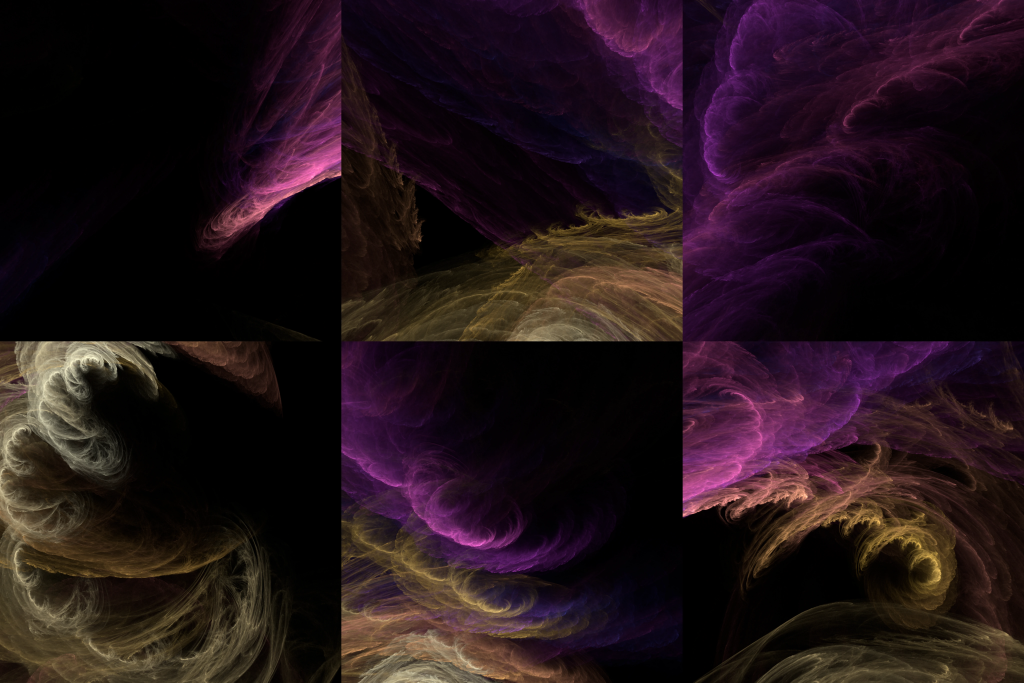
#> input picture godot/art/skies/ember.webp, 6144 x 4096 px (shown at 1/6 size)
$ python -i sky_compare.py   (imports and definitions only)
#> lines starting #> are read from the running program, lines starting #| are printed output that depends on the picture
#!/usr/bin/env python3
"""A SKY preset against the live equirect it was made from, look by look.

tools/sky_bake.sh bake writes baked_<name>_<look>.png (the 8192 equirect through the live
path) and tools/sky_bake.sh preview writes cube_<name>_<look>.png (the imported cubemap
through the preset path), from the same camera. For each look this prints the correlation of
their luminance after a small blur (the cube is 2048 a face, so detail finer than that is
expected to differ) and the mean absolute difference, plus a CONTROL row pairing each cube
look with a different baked look, which has to score far lower or the check proves nothing.
Writes compare_<name>.png: the pairs side by side, baked left, cube right.

  python3 tools/sky_compare.py vortex [glacier ...]
"""
import os, sys
import numpy as np
from PIL import Image, ImageFilter

D = os.path.join(os.path.dirname(os.path.abspath(__file__)), '..', '.spike-out', 'skies')
LOOKS = ['fwd', 'up', 'back', 'down', 'edge', 'corner']


def lum(path):
#> called with path = '../art/skies/ember.webp'
    im = Image.open(path).convert('RGB').filter(ImageFilter.GaussianBlur(2))
    a = np.asarray(im).astype(np.float64) / 255.0
    return a @ np.array([0.2126, 0.7152, 0.0722])
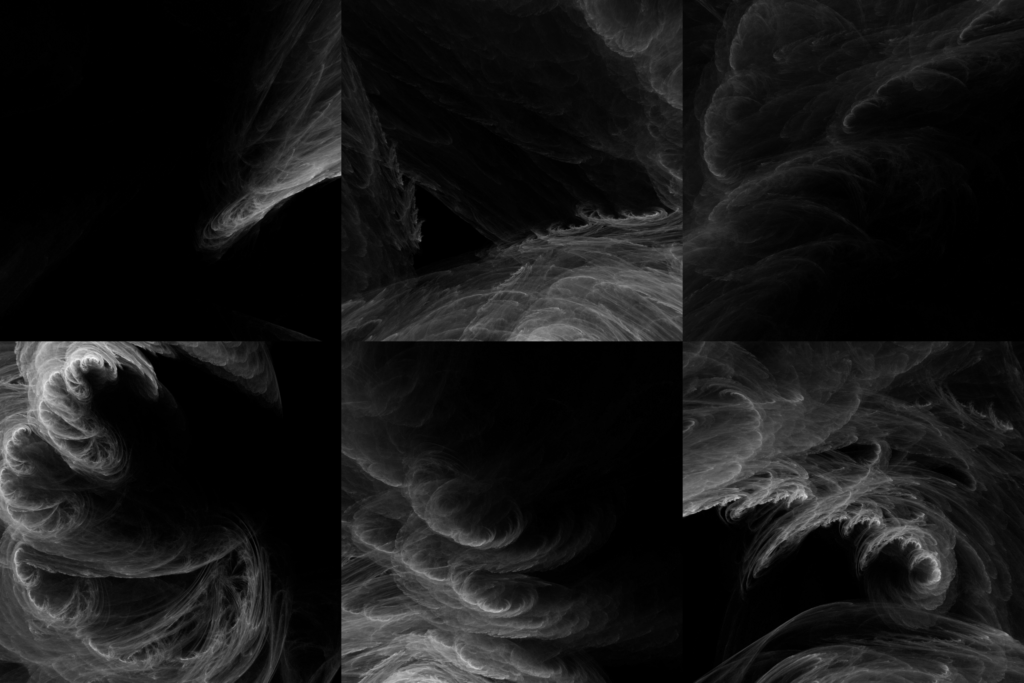
#> returned value: shape (4096, 6144) float64 (shown at 1/6 size); min 0, max 0.968, mean 0.0917


# [45 lines left out: functions corr, main, not called in this run]


# [2 lines not run here, left out]

>>> result = lum('../art/skies/ember.webp')

$ run again, on godot/art/skies/nautilus.webp
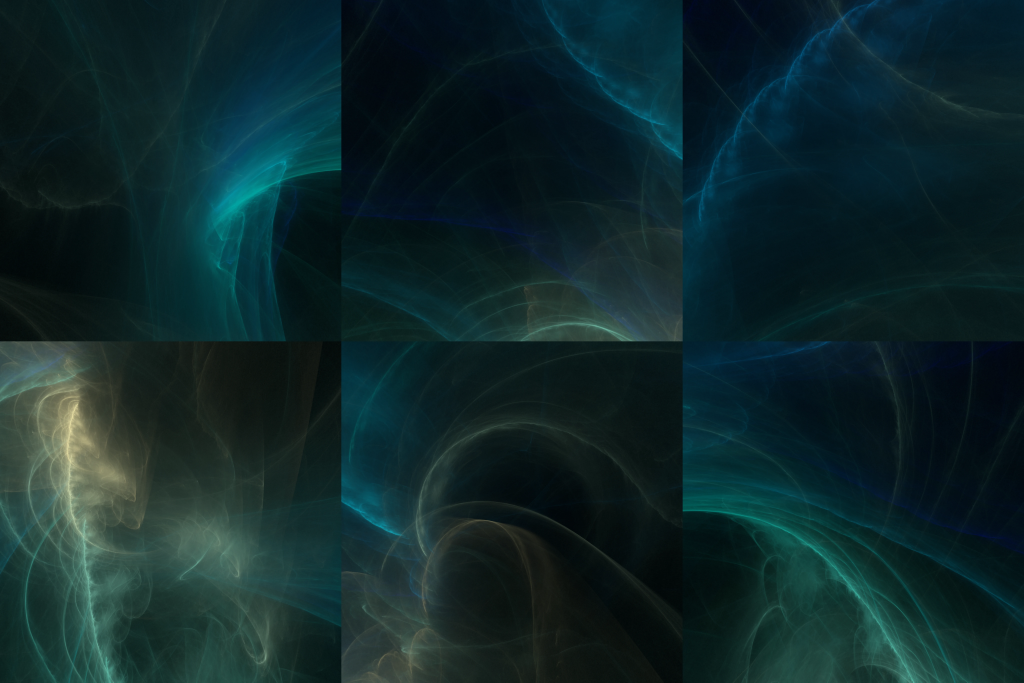
#> input picture godot/art/skies/nautilus.webp, 6144 x 4096 px (shown at 1/6 size)
#> in lum, `return a @ np.array([0.2126, 0.7152, 0.0722])`:
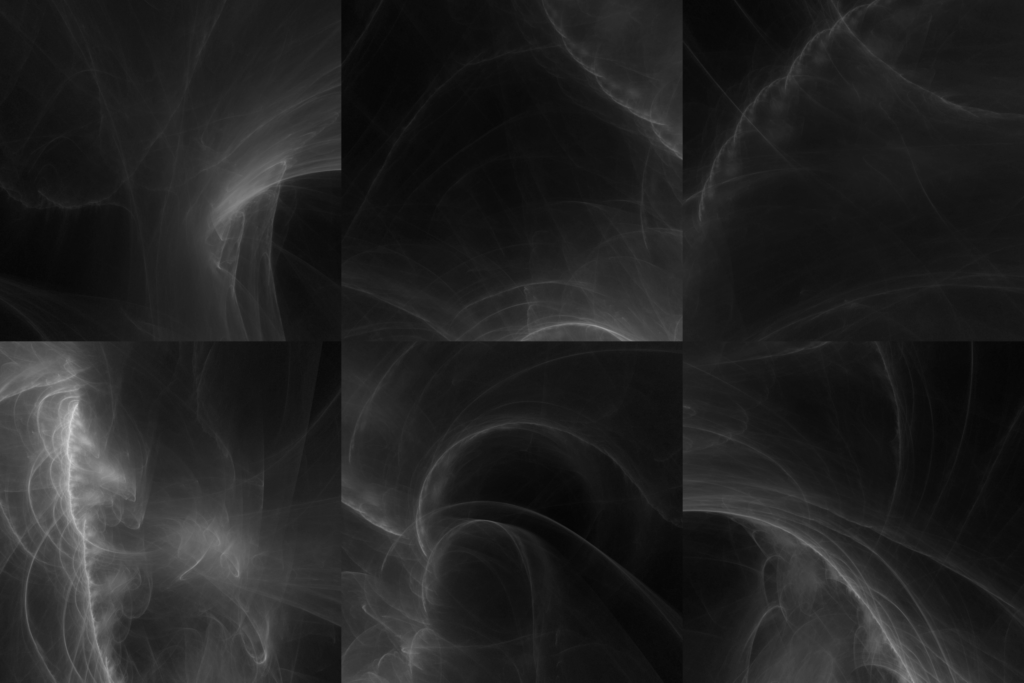
#> returned value: shape (4096, 6144) float64 (shown at 1/6 size); min 0.0191, max 0.853, mean 0.137
